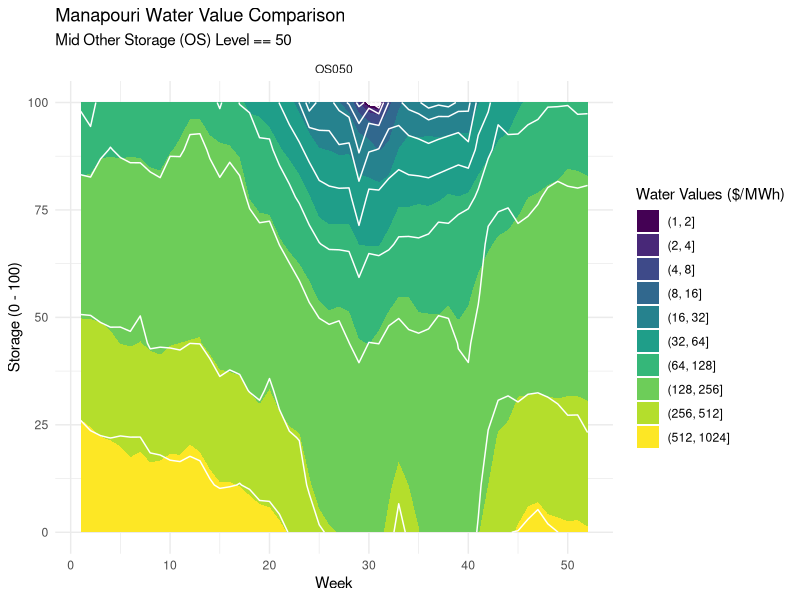
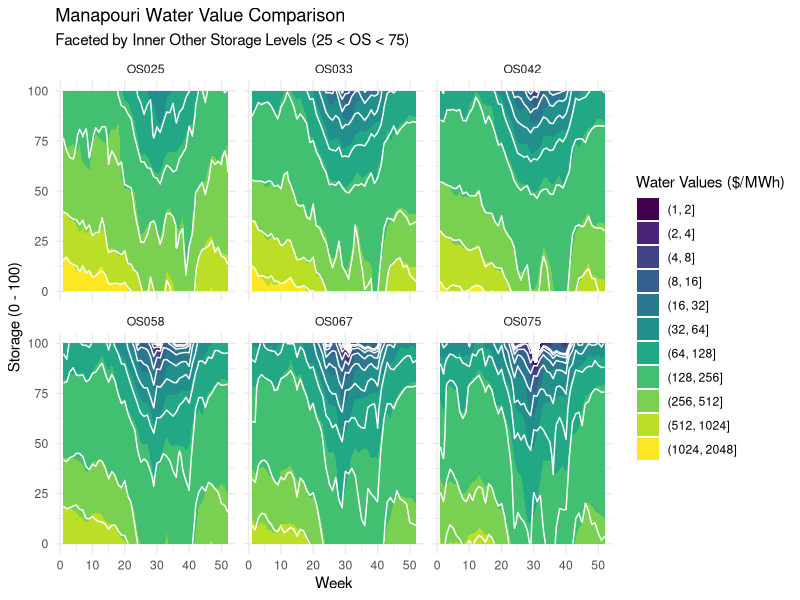
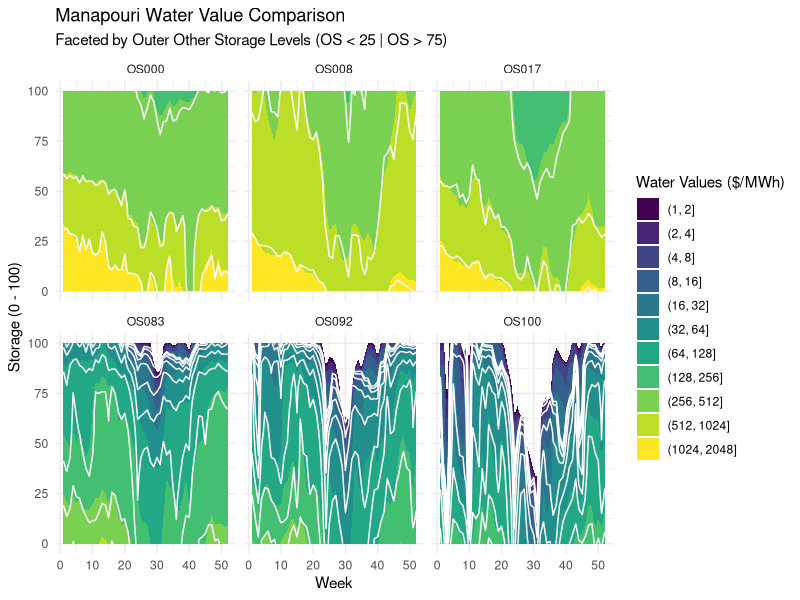
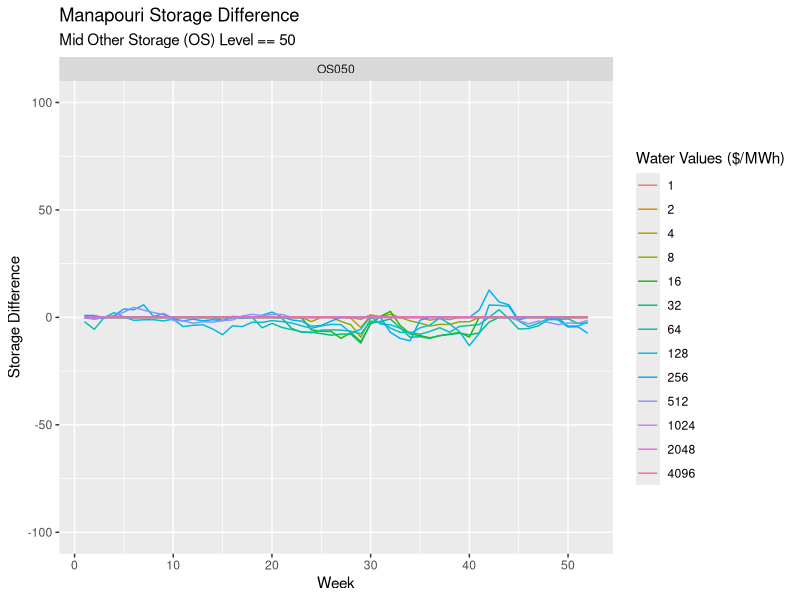
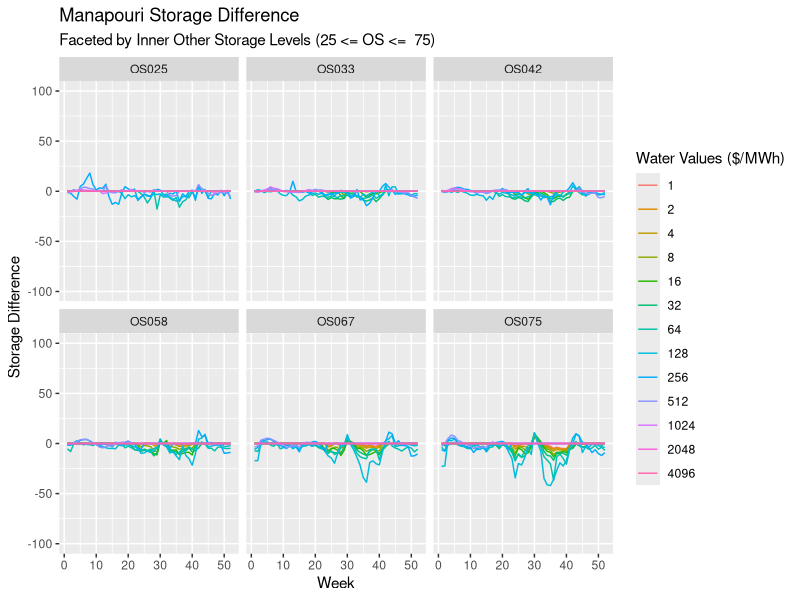
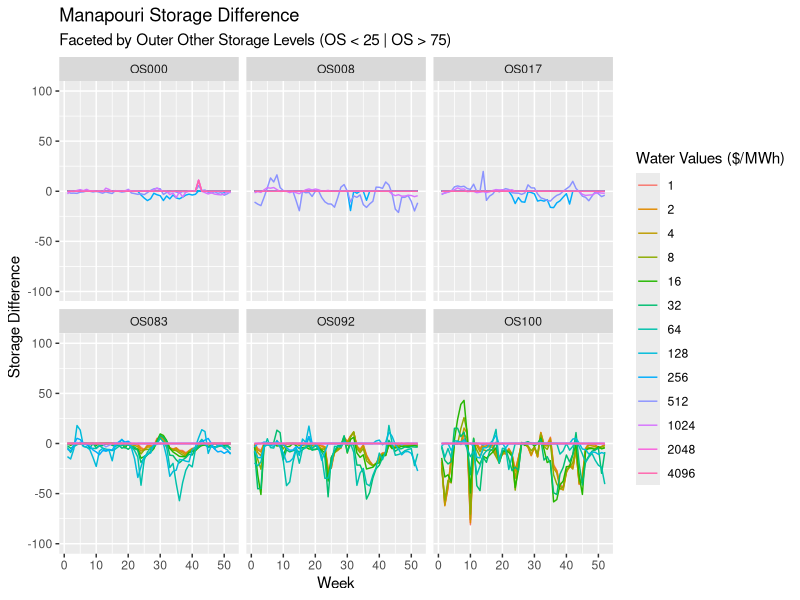
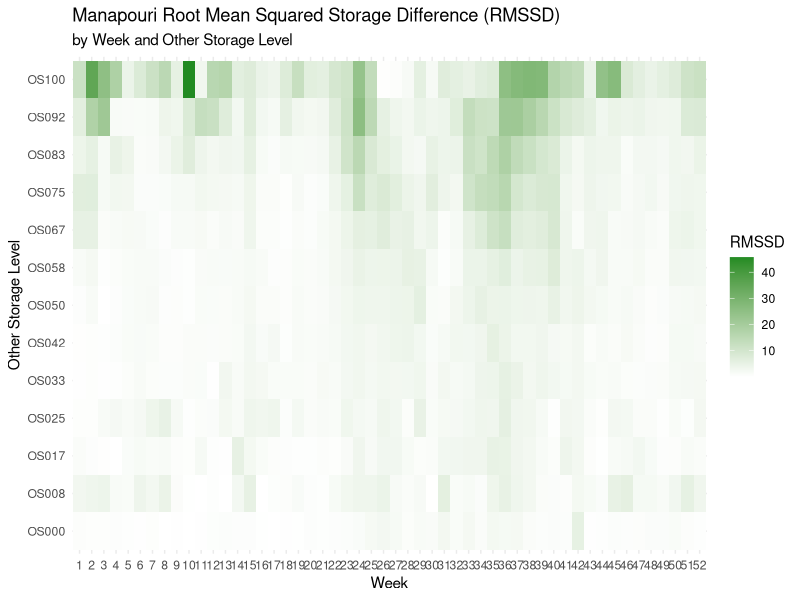
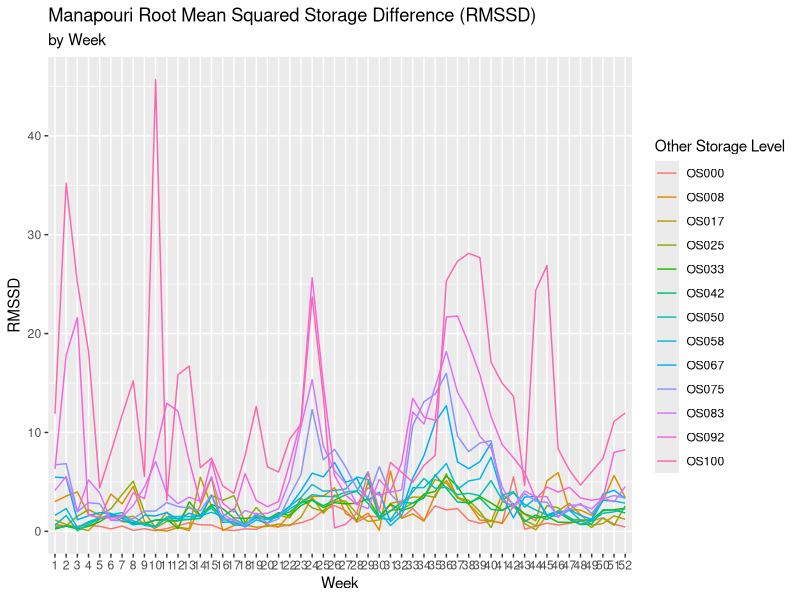

R code for these plots, in order:
## ---- chunk 1
knitr::opts_chunk$set(echo = TRUE, warning = FALSE)
library(tidyverse)

## ---- chunk 2
# Load in WVs from full run (91 years + mean joiner)
# # Run 0020 - 1931-2023 + joiner
# Load in WVs from alternate data set
# Run 0023 - 1931-1960 + joiner
# Run 0025 - 1941-1970 + joiner
# Run 0028 - 1951-1980 + joiner
# Run 0030 - 1961-1990 + joiner
# Run 0032 - 1971-2000 + joiner
# Run 0037 - 1981-2010 + joiner
# Run 0035 - 1991-2020 + joiner

weeks <- 54
burnin <- 80

df <- read_csv("Apr24B_AVG_0020_WVX.csv", show_col_types = FALSE) |>  
  mutate(rn = row_number(),
         week = (rn - 1) %% (weeks + burnin) + 1,
         other_storage = floor((rn-1)/(weeks + burnin)),
         other_storage = round(other_storage / 12 * 100),
         ) |> 
  select(-rn) |> 
  pivot_longer(-c(week, other_storage), 
               names_to = "storage", values_to = "wv_base") |> 
  mutate(storage = round(as.double(storage)*100),
         wv_base = as.double(wv_base),
         os_label = paste0("OS", str_pad(other_storage, width = 3, pad = "0"))
         )

new <- read_csv("Apr24B_AVG_0025_WVX.csv", show_col_types = FALSE) |>  
  mutate(rn = row_number(),
         week = (rn - 1) %% (weeks + burnin) + 1,
         other_storage = floor((rn-1)/(weeks + burnin)),
         other_storage = round(other_storage / 12 * 100),
         ) |> 
  select(-rn) |> 
  pivot_longer(-c(week, other_storage), 
               names_to = "storage", values_to = "wv_new") |> 
  mutate(storage = round(as.double(storage)*100),
         wv_new = as.double(wv_new)
         )

## join the two data sets

if (dim(df)[1] != dim(new)[1]) {
  stop("Data sets are not the same length")
} else {
  df <- df |> 
    bind_cols(new[,"wv_new"]) 
}

## ---- chunk 3

week <- 1:(weeks-1)

wv <- 2^(0:12)

other_storage <- df |> 
  distinct(other_storage) |>
  arrange(other_storage) |>
  pull(other_storage)

storage_df <- expand_grid(week = week,
                       wv = wv,
                       other_storage = other_storage)


storage_base <- function(wv, week, other_storage) {
  # filter data by week and storage level
  filtered_df <- df |> 
    filter(week == !!week, # !! is the unquote operator
           other_storage == !!other_storage)
  
  # check that there are enough data points to interpolate
  if (nrow(filtered_df) < 2) {
    stop("Not enough data points to interpolate")
  }
  
  # interpolate the data using approx()
  storage_base <- approx(x = filtered_df$wv_base,
                                 y = filtered_df$storage,
                                 xout = wv, rule = 2)$y
  return(storage_base)
}

storage_new <- function(wv, week, other_storage) {
  # filter data by week and storage level
  filtered_df <- df |> 
    filter(week == !!week,
           other_storage == !!other_storage)
  
  # check that there are enough data points to interpolate
  if (nrow(filtered_df) < 2) {
    stop("Not enough data points to interpolate")
  }
  
  # interpolate the data using approx()
  storage_new <- approx(x = filtered_df$wv_new,
                                 y = filtered_df$storage,
                                 xout = wv, rule = 2)$y
  return(storage_new)
}




storage_df <- storage_df |> 
  mutate(stor_base = pmap_dbl(list(wv, week, other_storage), storage_base),
         stor_new = pmap_dbl(list(wv, week, other_storage), storage_new),
         stor_diff = stor_new - stor_base, 
         sq_stor_diff = stor_diff^2,
         os_label = paste0("OS", str_pad(other_storage, width = 3, pad = "0"))
         )

## ---- chunk 4

df %>% 
  filter(week < 53,
         other_storage %in% c(50)
         ) |>
  ggplot() +
  geom_contour_filled(aes(x = week, y = storage, z = wv_base), breaks = wv) + # Base fill
  geom_contour(aes(x = week, y = storage, z = wv_new), color = "white", breaks = wv) +  # New line
  labs(title = "Manapouri Water Value Comparison",
       subtitle = "Mid Other Storage (OS) Level == 50",
       fill = "Water Values ($/MWh)",
       x = "Week",
       y = "Storage (0 - 100)") +
  facet_wrap(~os_label, nrow = 1) +
  theme_minimal()

df %>% 
  filter(week < 53,
         between(other_storage, 25, 75),
         other_storage != 50 # %in% c(25,33,42,58,67,75)
         ) |>
  ggplot() +
  geom_contour_filled(aes(x = week, y = storage, z = wv_base), breaks = wv) +
  geom_contour(aes(x = week, y = storage, z = wv_new), color = "white", breaks = wv) +  # Add contour lines for clarity
  labs(title = "Manapouri Water Value Comparison",
       subtitle = "Faceted by Inner Other Storage Levels (25 < OS < 75)",
       fill = "Water Values ($/MWh)",
       x = "Week",
       y = "Storage (0 - 100)") +
  facet_wrap(~os_label, nrow = 2) +
  theme_minimal()

df %>% 
  filter(week < 53,
         !between(other_storage, 25, 75) # %notin% c(25,33,42,50,58,67,75)
         ) |>
  ggplot() +
  geom_contour_filled(aes(x = week, y = storage, z = wv_base), breaks = wv) +
  geom_contour(aes(x = week, y = storage, z = wv_new), color = "white", breaks = wv) +  # Add contour lines for clarity
  labs(title = "Manapouri Water Value Comparison",
       subtitle = "Faceted by Outer Other Storage Levels (OS < 25 | OS > 75)",
       fill = "Water Values ($/MWh)",
       x = "Week",
       y = "Storage (0 - 100)") +
  facet_wrap(~os_label, nrow = 2) +
  theme_minimal()

## ---- chunk 5

storage_df |> 
  filter(week < 53,
         other_storage == 50
         ) |>
  ggplot(aes(x = week, y = stor_diff, group = wv)) +
  geom_line(aes(color = as.factor(wv))) +
  ylim(-100, 100) +
  labs(title = "Manapouri Storage Difference",
       subtitle = "Mid Other Storage (OS) Level == 50",
       x = "Week",
       y = "Storage Difference",
       color = "Water Values ($/MWh)") +
  facet_wrap(~os_label, nrow = 1)

storage_df |> 
  filter(week < 53,
         other_storage != 50,
         between(other_storage, 25, 75)
         ) |>
  ggplot(aes(x = week, y = stor_diff, group = wv)) +
  geom_line(aes(color = as.factor(wv))) +
  ylim(-100, 100) +
  labs(title = "Manapouri Storage Difference",
       subtitle = "Faceted by Inner Other Storage Levels (25 <= OS <=  75)",
       x = "Week",
       y = "Storage Difference",
       color = "Water Values ($/MWh)") +
  facet_wrap(~os_label, nrow = 2)

storage_df |> 
  filter(week < 53,
         !between(other_storage, 25, 75)
         ) |>
  ggplot(aes(x = week, y = stor_diff, group = wv)) +
  geom_line(aes(color = as.factor(wv))) +
  ylim(-100, 100) +
  labs(title = "Manapouri Storage Difference",
       subtitle = "Faceted by Outer Other Storage Levels (OS < 25 | OS > 75)",
       x = "Week",
       y = "Storage Difference",
       color = "Water Values ($/MWh)") +
  facet_wrap(~os_label, nrow = 2)

## ---- chunk 6

# Compute Mean Squared Storage Difference (note: don't take root until the end - bad!)

mssd_wide <- storage_df %>% 
  filter(week < 53) %>% 
  group_by(other_storage,week) %>%
  summarise(mssd = mean(sq_stor_diff), .groups = "drop") |>
  pivot_wider(names_from = other_storage, values_from = mssd) |>
  rename_with(
    .fn = ~ paste0("OS", str_pad(.x, width = 3, pad = "0")),
    .cols = -1
  ) %>% 
  mutate(week = as_factor(week))

mssd_long <- mssd_wide %>% 
  pivot_longer(-week, names_to = "OS", values_to = "mssd") %>% 
  mutate(OS = as_factor(OS))

rmssd_by_week <- mssd_long |> 
  group_by(week) %>%
  summarise(rmssd = sqrt(mean(mssd)), .groups = "drop")

rmssd_by_os <- mssd_long |> 
  group_by(OS) %>%
  summarise(rmssd = sqrt(mean(mssd)), .groups = "drop")

rmssd_wide <- mssd_wide |>
  mutate(across(-week, sqrt))

rmssd_long <- rmssd_wide |> 
  pivot_longer(-week, names_to = "OS", values_to = "rmssd")

# Residual Mean Squared Storage Difference (RMSSD) Plot by Week and Other Storage
# Level 

rmssd_long |>
  filter(OS != "Mean") |>
  ggplot(aes(x = week, y = OS, fill = rmssd)) +
  geom_tile() +
  scale_fill_gradient(low = "white", high = "forestgreen") +
  labs(title = "Manapouri Root Mean Squared Storage Difference (RMSSD)",
       subtitle = "by Week and Other Storage Level",
       x = "Week",
       y = "Other Storage Level",
       fill = "RMSSD") +
  theme_minimal()

# Residual Mean Squared Storage Difference (RMSSD) Plot by Week 

rmssd_long %>% 
  ggplot(aes(x = week, y = rmssd, group = OS)) +
  geom_line(aes(color = OS)) + 
  labs(title = "Manapouri Root Mean Squared Storage Difference (RMSSD)",
       subtitle = "by Week",
       x = "Week",
       y = "RMSSD",
       color = "Other Storage Level")

# Residual Mean Squared Storage Difference (RMSSD) Plot by Other Storage Level 

rmssd_long %>% 
  ggplot(aes(x = OS, y = rmssd, group = week)) +
  geom_line(aes(color = week)) + 
  labs(title = "Manapouri Root Mean Squared Storage Difference (RMSSD)",
       subtitle = "by Other Storage Level",
       x = "Other Storage Level",
       y = "RMSSD",
       color = "Week")

# Compute Grand RMSSD for Manapouri

mssd_long |>
  summarise(rmssd = sqrt(mean(mssd))) |>
  print()


